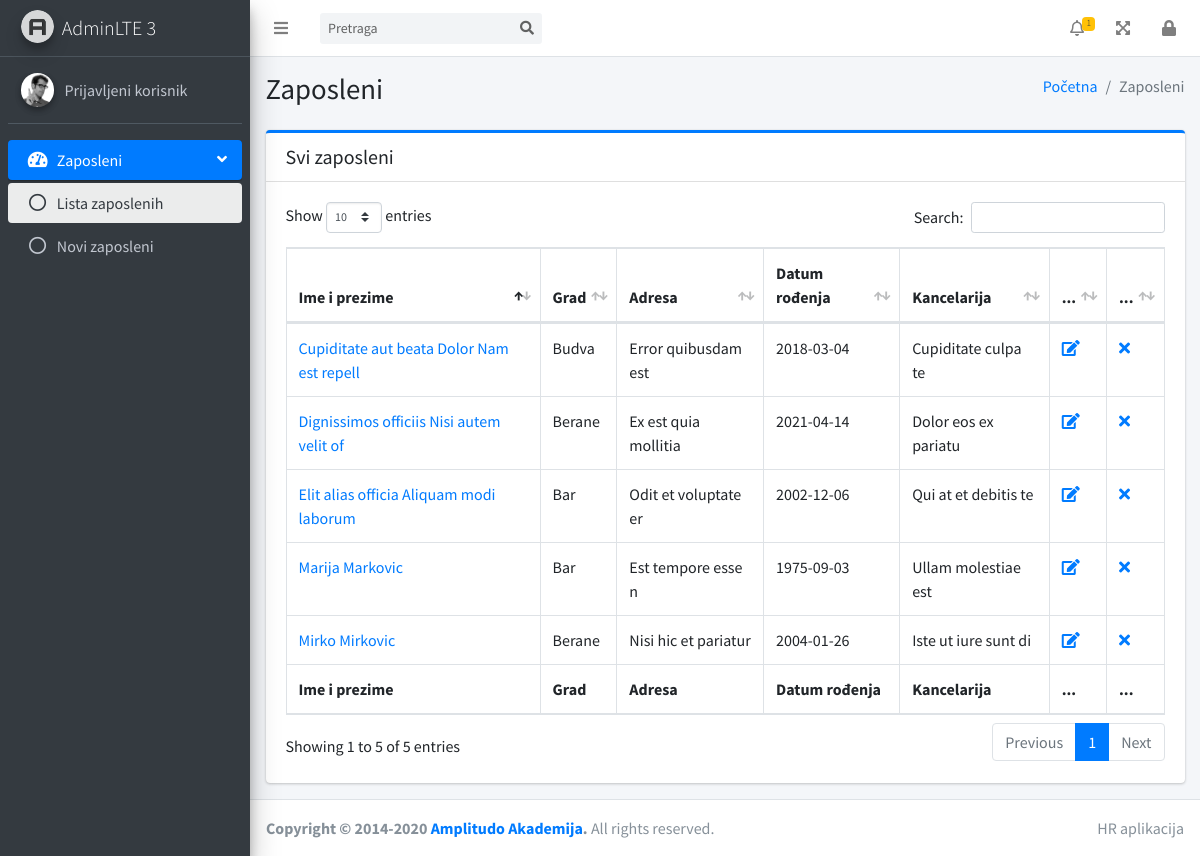
Screenshot of /zaposleni/index.php with the database file from the repository.
### tables this page shows
CREATE TABLE `radnik` (
  `id` int(11) NOT NULL,
  `ime` varchar(255) NOT NULL,
  `prezime` varchar(255) NOT NULL,
  `datum_rodjenja` date NOT NULL,
  `jmbg` varchar(13) NOT NULL,
  `pol` varchar(255) DEFAULT NULL,
  `napomena` text DEFAULT NULL,
  `grad_id` int(11) DEFAULT NULL,
  `adresa` varchar(255) DEFAULT NULL,
  `broj` varchar(255) DEFAULT NULL,
  `fotografija` varchar(255) DEFAULT NULL,
  `telefon1` varchar(255) DEFAULT NULL,
  `telefon2` varchar(255) DEFAULT NULL,
  `email` varchar(255) DEFAULT NULL,
  `kancelarija` varchar(255) DEFAULT NULL,
  `obrisan` tinyint(1) NOT NULL DEFAULT 0
);

CREATE TABLE `grad` (
  `id` int(11) NOT NULL,
  `naziv` varchar(255) NOT NULL
);

### funkcije.php (called while the page is built, shortened)
<?php
    function putanja($dubina){
        $res = "";
        while($dubina > 0){
            $res .= "../";
            $dubina--;
        }
        return $res;
    }
?>

### zaposleni/index.php (the view, shortened to what this page needs)
<?php
    include '../db.php';
    include '../funkcije.php';
    $dodatni_uslovi = "";
?>
<!DOCTYPE html>
<html lang="en">
<head>
  <link rel="stylesheet" href="../plugins/fontawesome-free/css/all.min.css">
  <link rel="stylesheet" href="../plugins/datatables-bs4/css/dataTables.bootstrap4.min.css">
  <link rel="stylesheet" href="../plugins/datatables-responsive/css/responsive.bootstrap4.min.css">
  <link rel="stylesheet" href="../plugins/datatables-buttons/css/buttons.bootstrap4.min.css">
  <link rel="stylesheet" href="../dist/css/adminlte.min.css">
</head>
<body class="hold-transition sidebar-mini">
<div class="wrapper">
  <?php
    $dubina = 1;
    include '../nav.php';
    include '../aside.php';
  ?>
  <div class="content-wrapper">
    <div class="content-header">
      <div class="container-fluid">
        <div class="row mb-2">
          <div class="col-sm-6">
            <h1 class="m-0">Zaposleni</h1>
          </div>
          <div class="col-sm-6">
            <ol class="breadcrumb float-sm-right">
              <li class="breadcrumb-item"><a href="#">Početna</a></li>
              <li class="breadcrumb-item active">Zaposleni</li>
            </ol>
          </div>
        </div>
      </div>
    </div>
    <div class="content">
      <div class="container-fluid">
        <div class="row">
          <div class="col-lg-12">
            <div class="card card-primary card-outline">
                <div class="card-header">
                    <h5 class="m-0">Svi zaposleni</h5>
                </div>
                <div class="card-body">
                    <table id="tabela_zaposlenih" class="table table-bordered table-hover">
                    <thead>
                    <tr>
                        <th>Ime i prezime</th>
                        <th>Grad</th>
                        <th>Adresa</th>
                        <th>Datum rođenja</th>
                        <th>Kancelarija</th>
                        <th>...</th>
                        <th>...</th>
                    </tr>
                    </thead>
                    <tbody>
                        <?php
                            $sql = "
                                    SELECT  r.*,
                                            g.naziv as grad
                                    FROM radnik r
                                    LEFT JOIN grad g ON g.id = r.grad_id
                                    WHERE r.obrisan <> true
                                    $dodatni_uslovi
                                    ORDER BY r.ime ASC
                            ";
                            $res = mysqli_query($dbconn, $sql);
                            while($radnik = mysqli_fetch_assoc($res)){
                                $id = $radnik['id'];
                                $link_izmjena = "<a href=\"izmjena.php?id=$id\" ><i class=\"fa fa-edit\"></i></a>";
                                $link_brisanje = "<a href=\"#\" onclick=\"brisi($id)\" ><i class=\"fa fa-times\"></i></a>";
                                $link_pregled = "<a href=\"./detalji.php?id=$id\" > ".$radnik['ime']." ".$radnik['prezime']." </a>";
                                echo "<tr>";
                                echo "  <td>$link_pregled</td>";
                                echo "  <td>".$radnik['grad']."</td>";
                                echo "  <td>".$radnik['adresa']."</td>";
                                echo "  <td>".$radnik['datum_rodjenja']."</td>";
                                echo "  <td>".$radnik['kancelarija']."</td>";
                                echo "  <td>$link_izmjena</td>";
                                echo "  <td>$link_brisanje</td>";
                                echo "</tr>";
                            }
                        ?>
                    </tbody>
                    <tfoot>
                    <tr>
                        <th>Ime i prezime</th>
                        <th>Grad</th>
                        <th>Adresa</th>
                        <th>Datum rođenja</th>
                        <th>Kancelarija</th>
                        <th>...</th>
                        <th>...</th>
                    </tr>
                    </tfoot>
                    </table>
                </div>
                </div>
          </div>
        </div>
      </div>
    </div>
  </div>
  <?php  include '../footer.php';  ?>
</div>
</body>
</html>

### nav.php (shortened to what this page needs)
<nav class="main-header navbar navbar-expand navbar-white navbar-light">
  <ul class="navbar-nav">
    <li class="nav-item">
      <a class="nav-link" data-widget="pushmenu" href="#" role="button"><i class="fas fa-bars"></i></a>
    </li>
  </ul>
  <form class="form-inline ml-3" method="GET" action="<?=putanja($dubina)?>zaposleni/index.php" >
    <div class="input-group input-group-sm">
      <?php
            if( isset($_GET['filter_zaposleni']) && $_GET['filter_zaposleni'] != "" ){
              $filter_zaposleni = $_GET['filter_zaposleni'];
            }else{
              $filter_zaposleni = "";
            }
      ?>
      <input class="form-control form-control-navbar" name="filter_zaposleni" type="search" value="<?=$filter_zaposleni?>" placeholder="Pretraga">
      <div class="input-group-append">
        <button class="btn btn-navbar" type="submit">
          <i class="fas fa-search"></i>
        </button>
      </div>
    </div>
  </form>
  <?php
    $sql_obavjestenja = "SELECT
                            radnik.id,
                            radnik.ime,
                            radnik.prezime,
                            sektor.naziv as sektor,
                            DATEDIFF(radnik_zaposlenje.datum_isteka_ugovora, CURRENT_TIMESTAMP) as dana_do_isteka
                        from radnik_zaposlenje
                        join radnik on radnik.id = radnik_zaposlenje.radnik_id
                        join radnik_pozicija on radnik.id = radnik_pozicija.radnik_id
                        join sektor on sektor.id = radnik_pozicija.sektor_id
                        where DATE_ADD(CURRENT_TIMESTAMP, INTERVAL 30 DAY) > radnik_zaposlenje.datum_isteka_ugovora";
    $res_obavjestenja = mysqli_query($dbconn, $sql_obavjestenja);
    $broj_obavjestenja = mysqli_num_rows($res_obavjestenja);
  ?>
  <ul class="navbar-nav ml-auto">
    <li class="nav-item dropdown">
      <a class="nav-link" data-toggle="dropdown" href="#">
        <i class="far fa-bell"></i>
        <span class="badge badge-warning navbar-badge"><?=$broj_obavjestenja?></span>
      </a>
    </li>
    <li class="nav-item">
      <a class="nav-link" data-widget="fullscreen" href="#" role="button">
        <i class="fas fa-expand-arrows-alt"></i>
      </a>
    </li>
    <li class="nav-item">
      <a class="nav-link" href="<?=putanja($dubina)?>odjava.php" role="button">
        <i class="fas fa-lock"></i>
      </a>
    </li>
  </ul>
</nav>

### aside.php (shortened to what this page needs)
<aside class="main-sidebar sidebar-dark-primary elevation-4">
    <a href="index3.html" class="brand-link">
      <img src="<?=putanja($dubina)?>dist/img/AdminLTELogo.png" alt="AdminLTE Logo" class="brand-image img-circle elevation-3" style="opacity: .8">
      <span class="brand-text font-weight-light">AdminLTE 3</span>
    </a>
    <div class="sidebar">
      <div class="user-panel mt-3 pb-3 mb-3 d-flex">
        <div class="image">
          <img src="<?=putanja($dubina)?>dist/img/user2-160x160.jpg" class="img-circle elevation-2" alt="User Image">
        </div>
        <div class="info">
          <a href="#" class="d-block">Prijavljeni korisnik</a>
        </div>
      </div>
      <nav class="mt-2">
        <ul class="nav nav-pills nav-sidebar flex-column" data-widget="treeview" role="menu" data-accordion="false">
          <li class="nav-item menu-open">
            <?php explode('/', $aktivna_stranica)[0] == 'zaposleni' ? $active = 'active' : $active = "";  ?>
            <a href="<?=putanja($dubina)?>zaposleni" class="nav-link <?=$active?> ">
              <i class="nav-icon fas fa-tachometer-alt"></i>
              <p>
                Zaposleni
                <i class="right fas fa-angle-left"></i>
              </p>
            </a>
            <ul class="nav nav-treeview">
              <li class="nav-item">
                <?php explode('/', $aktivna_stranica)[0] == 'zaposleni' && explode('/', $aktivna_stranica)[1] == 'index.php' ? $active = 'active' : $active = "";  ?>
                <a href="<?=putanja($dubina)?>zaposleni" class="nav-link <?=$active?> ">
                  <i class="far fa-circle nav-icon"></i>
                  <p>Lista zaposlenih</p>
                </a>
              </li>
              <li class="nav-item">
                <?php explode('/', $aktivna_stranica)[0] == 'zaposleni' && explode('/', $aktivna_stranica)[1] == 'novi.php' ? $active = 'active' : $active = "";  ?>
                <a href="<?=putanja($dubina)?>zaposleni/novi.php" class="nav-link <?=$active?> ">
                  <i class="far fa-circle nav-icon"></i>
                  <p>Novi zaposleni</p>
                </a>
              </li>
            </ul>
          </li>
        </ul>
      </nav>
    </div>
  </aside>

### footer.php (shortened to what this page needs)
<footer class="main-footer">
  <div class="float-right d-none d-sm-inline">
    HR aplikacija
  </div>
  <strong>Copyright &copy; 2014-2020 <a href="https://adminlte.io">Amplitudo Akademija</a>.</strong> All rights reserved.
</footer>

### rows the page displays
radnik: ime "Cupiditate aut beata", prezime "Dolor Nam est repell", grad.naziv "Budva", adresa "Error quibusdam est", datum_rodjenja "2018-03-04", kancelarija "Cupiditate culpa te"
radnik: ime "Dignissimos officiis", prezime "Nisi autem velit of", grad.naziv "Berane", adresa "Ex est quia mollitia", datum_rodjenja "2021-04-14", kancelarija "Dolor eos ex pariatu"
radnik: ime "Elit alias officia", prezime "Aliquam modi laborum", grad.naziv "Bar", adresa "Odit et voluptate er", datum_rodjenja "2002-12-06", kancelarija "Qui at et debitis te"
radnik: ime "Marija", prezime "Markovic", grad.naziv "Bar", adresa "Est tempore esse n", datum_rodjenja "1975-09-03", kancelarija "Ullam molestiae est"
radnik: ime "Mirko", prezime "Mirkovic", grad.naziv "Berane", adresa "Nisi hic et pariatur", datum_rodjenja "2004-01-26", kancelarija "Iste ut iure sunt di"

### other values shown
$broj_obavjestenja "1"
